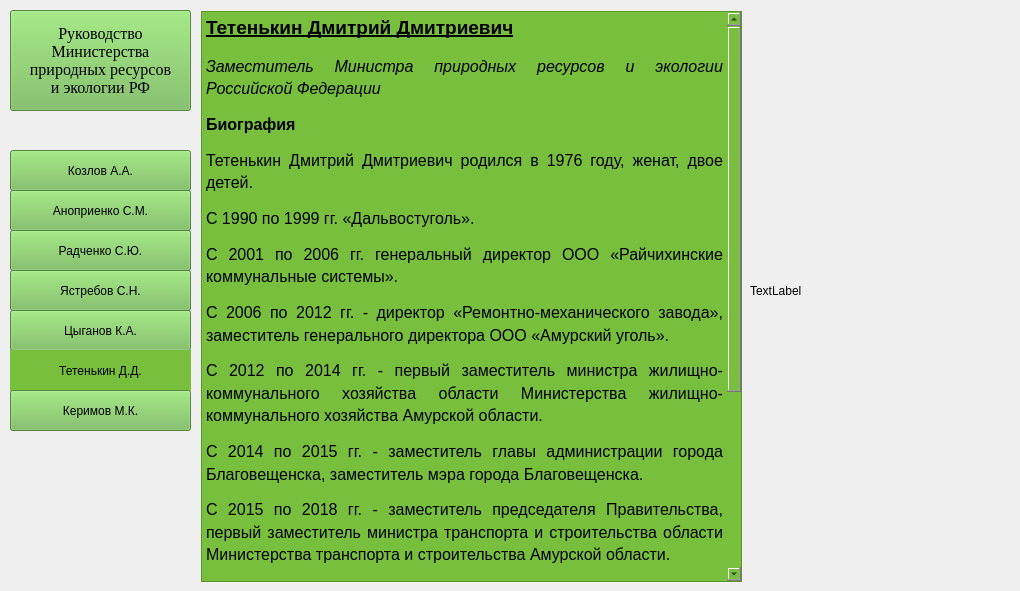
    <widget class="QWidget" name="page_tetenkin">
     <widget class="QTextEdit" name="textEdit_info_tetenkin">
      <property name="geometry">
       <rect>
        <x>201</x>
        <y>11</y>
        <width>541</width>
        <height>571</height>
       </rect>
      </property>
      <property name="styleSheet">
       <string notr="true">background-color: rgb(120, 191, 62);
font: 8pt &quot;Times New Roman&quot;;</string>
      </property>
      <property name="readOnly">
       <bool>true</bool>
      </property>
      <property name="html">
       <string>&lt;!DOCTYPE HTML PUBLIC &quot;-//W3C//DTD HTML 4.0//EN&quot; &quot;http://www.w3.org/TR/REC-html40/strict.dtd&quot;&gt;
&lt;html&gt;&lt;head&gt;&lt;meta name=&quot;qrichtext&quot; content=&quot;1&quot; /&gt;&lt;style type=&quot;text/css&quot;&gt;
p, li { white-space: pre-wrap; }
&lt;/style&gt;&lt;/head&gt;&lt;body style=&quot; font-family:'Times New Roman'; font-size:8pt; font-weight:400; font-style:normal;&quot;&gt;
&lt;p align=&quot;justify&quot; style=&quot; margin-top:12px; margin-bottom:12px; margin-left:0px; margin-right:0px; -qt-block-indent:0; text-indent:0px; line-height:125%;&quot;&gt;&lt;span style=&quot; font-size:14pt; font-weight:600; text-decoration: underline;&quot;&gt;Тетенькин Дмитрий Дмитриевич&lt;/span&gt;&lt;/p&gt;
&lt;p align=&quot;justify&quot; style=&quot; margin-top:12px; margin-bottom:12px; margin-left:0px; margin-right:0px; -qt-block-indent:0; text-indent:0px; line-height:125%;&quot;&gt;&lt;span style=&quot; font-size:12pt; font-style:italic;&quot;&gt;Заместитель Министра природных ресурсов и экологии Российской Федерации &lt;/span&gt;&lt;/p&gt;
&lt;p align=&quot;justify&quot; style=&quot; margin-top:12px; margin-bottom:12px; margin-left:0px; margin-right:0px; -qt-block-indent:0; text-indent:0px; line-height:125%;&quot;&gt;&lt;span style=&quot; font-size:12pt; font-weight:600;&quot;&gt;Биография&lt;/span&gt;&lt;/p&gt;
&lt;p align=&quot;justify&quot; style=&quot; margin-top:12px; margin-bottom:12px; margin-left:0px; margin-right:0px; -qt-block-indent:0; text-indent:0px; line-height:125%;&quot;&gt;&lt;span style=&quot; font-size:12pt;&quot;&gt;Тетенькин Дмитрий Дмитриевич родился в 1976 году, женат, двое детей.&lt;/span&gt;&lt;/p&gt;
&lt;p align=&quot;justify&quot; style=&quot; margin-top:12px; margin-bottom:12px; margin-left:0px; margin-right:0px; -qt-block-indent:0; text-indent:0px; line-height:125%;&quot;&gt;&lt;span style=&quot; font-size:12pt;&quot;&gt;С 1990 по 1999 гг. «Дальвостуголь».&lt;/span&gt;&lt;/p&gt;
&lt;p align=&quot;justify&quot; style=&quot; margin-top:12px; margin-bottom:12px; margin-left:0px; margin-right:0px; -qt-block-indent:0; text-indent:0px; line-height:125%;&quot;&gt;&lt;span style=&quot; font-size:12pt;&quot;&gt;С 2001 по 2006 гг. генеральный директор ООО «Райчихинские коммунальные системы».&lt;/span&gt;&lt;/p&gt;
&lt;p align=&quot;justify&quot; style=&quot; margin-top:12px; margin-bottom:12px; margin-left:0px; margin-right:0px; -qt-block-indent:0; text-indent:0px; line-height:125%;&quot;&gt;&lt;span style=&quot; font-size:12pt;&quot;&gt;С 2006 по 2012 гг. - директор «Ремонтно-механического завода», заместитель генерального директора ООО «Амурский уголь».&lt;/span&gt;&lt;/p&gt;
&lt;p align=&quot;justify&quot; style=&quot; margin-top:12px; margin-bottom:12px; margin-left:0px; margin-right:0px; -qt-block-indent:0; text-indent:0px; line-height:125%;&quot;&gt;&lt;span style=&quot; font-size:12pt;&quot;&gt;С 2012 по 2014 гг. - первый заместитель министра жилищно-коммунального хозяйства области Министерства жилищно-коммунального хозяйства Амурской области.&lt;/span&gt;&lt;/p&gt;
&lt;p align=&quot;justify&quot; style=&quot; margin-top:12px; margin-bottom:12px; margin-left:0px; margin-right:0px; -qt-block-indent:0; text-indent:0px; line-height:125%;&quot;&gt;&lt;span style=&quot; font-size:12pt;&quot;&gt;С 2014 по 2015 гг. - заместитель главы администрации города Благовещенска, заместитель мэра города Благовещенска.&lt;/span&gt;&lt;/p&gt;
&lt;p align=&quot;justify&quot; style=&quot; margin-top:12px; margin-bottom:12px; margin-left:0px; margin-right:0px; -qt-block-indent:0; text-indent:0px; line-height:125%;&quot;&gt;&lt;span style=&quot; font-size:12pt;&quot;&gt;С 2015 по 2018 гг. - заместитель председателя Правительства, первый заместитель министра транспорта и строительства области Министерства транспорта и строительства Амурской области.&lt;/span&gt;&lt;/p&gt;
&lt;p align=&quot;justify&quot; style=&quot; margin-top:12px; margin-bottom:12px; margin-left:0px; margin-right:0px; -qt-block-indent:0; text-indent:0px; line-height:125%;&quot;&gt;&lt;span style=&quot; font-size:12pt;&quot;&gt;С 2018 по 2020 гг. - советник Министра Российской Федерации по развитию Дальнего Востока и Арктики.&lt;/span&gt;&lt;/p&gt;
&lt;p align=&quot;justify&quot; style=&quot; margin-top:12px; margin-bottom:12px; margin-left:0px; margin-right:0px; -qt-block-indent:0; text-indent:0px; line-height:125%;&quot;&gt;&lt;span style=&quot; font-size:12pt;&quot;&gt;В 2020 г. - генеральный директор АО «Корпорация развития Дальнего Востока и Арктики».&lt;/span&gt;&lt;/p&gt;
&lt;p align=&quot;justify&quot; style=&quot; margin-top:12px; margin-bottom:12px; margin-left:0px; margin-right:0px; -qt-block-indent:0; text-indent:0px; line-height:125%;&quot;&gt;&lt;span style=&quot; font-size:12pt;&quot;&gt;С 2021 г. - заместитель Министра природных ресурсов и экологии Российской Федерации.&lt;/span&gt;&lt;/p&gt;
&lt;p align=&quot;justify&quot; style=&quot; margin-top:12px; margin-bottom:12px; margin-left:0px; margin-right:0px; -qt-block-indent:0; text-indent:0px; line-height:125%;&quot;&gt;&lt;span style=&quot; font-size:12pt;&quot;&gt;Награжден Почетной грамотой Амурской области, Благодарностью Министерства строительства и жилищно-коммунального хозяйства Российской Федерации, в 2020 году Почетной грамотой Правительства Российской Федерации.&lt;/span&gt;&lt;/p&gt;&lt;/body&gt;&lt;/html&gt;</string>
      </property>
     </widget>
     <widget class="QLabel" name="label_photo_tetenkin">
      <property name="geometry">
       <rect>
        <x>750</x>
        <y>10</y>
        <width>261</width>
        <height>561</height>
       </rect>
      </property>
      <property name="minimumSize">
       <size>
        <width>200</width>
        <height>150</height>
       </size>
      </property>
      <property name="maximumSize">
       <size>
        <width>16777215</width>
        <height>16777215</height>
       </size>
      </property>
      <property name="text">
       <string>TextLabel</string>
      </property>
     </widget>
     <widget class="QPushButton" name="bnt_show_cozlov_6">
      <property name="geometry">
       <rect>
        <x>10</x>
        <y>150</y>
        <width>181</width>
        <height>41</height>
       </rect>
      </property>
      <property name="styleSheet">
       <string notr="true">font: 12pt &quot;Times New Roman&quot;;
background-color: rgb(114, 187, 83);</string>
      </property>
      <property name="text">
       <string>Козлов А.А.</string>
      </property>
      <attribute name="buttonGroup">
       <string notr="true">buttonGroup_cozlov</string>
      </attribute>
     </widget>
     <widget class="QPushButton" name="bnt_show_anoprienko_6">
      <property name="geometry">
       <rect>
        <x>10</x>
        <y>190</y>
        <width>181</width>
        <height>41</height>
       </rect>
      </property>
      <property name="styleSheet">
       <string notr="true">font: 12pt &quot;Times New Roman&quot;;
background-color: rgb(114, 187, 83);</string>
      </property>
      <property name="text">
       <string>Аноприенко С.М.</string>
      </property>
      <attribute name="buttonGroup">
       <string notr="true">buttonGroup_anoprienko</string>
      </attribute>
     </widget>
     <widget class="QPushButton" name="btn_return_main_page_6">
      <property name="geometry">
       <rect>
        <x>10</x>
        <y>10</y>
        <width>181</width>
        <height>101</height>
       </rect>
      </property>
      <property name="font">
       <font>
        <family>Times New Roman</family>
        <pointsize>12</pointsize>
        <weight>9</weight>
        <italic>false</italic>
        <bold>false</bold>
       </font>
      </property>
      <property name="styleSheet">
       <string notr="true">font: 75 12pt &quot;Times New Roman&quot;;
background-color: rgb(114, 187, 83);</string>
      </property>
      <property name="text">
       <string>Руководство
Министерства
природных ресурсов
и экологии РФ</string>
      </property>
      <attribute name="buttonGroup">
       <string notr="true">buttonGroup_back_all_people</string>
      </attribute>
     </widget>
     <widget class="QPushButton" name="bnt_show_radchenko_6">
      <property name="geometry">
       <rect>
        <x>10</x>
        <y>230</y>
        <width>181</width>
        <height>41</height>
       </rect>
      </property>
      <property name="styleSheet">
       <string notr="true">font: 12pt &quot;Times New Roman&quot;;
background-color: rgb(114, 187, 83);</string>
      </property>
      <property name="text">
       <string>Радченко С.Ю.</string>
      </property>
      <attribute name="buttonGroup">
       <string notr="true">buttonGroup_radchenko</string>
      </attribute>
     </widget>
     <widget class="QPushButton" name="btn_show_yastrebov_6">
      <property name="geometry">
       <rect>
        <x>10</x>
        <y>270</y>
        <width>181</width>
        <height>41</height>
       </rect>
      </property>
      <property name="styleSheet">
       <string notr="true">font: 12pt &quot;Times New Roman&quot;;
background-color: rgb(114, 187, 83);</string>
      </property>
      <property name="text">
       <string>Ястребов С.Н.</string>
      </property>
      <attribute name="buttonGroup">
       <string notr="true">buttonGroup_yastrebov</string>
      </attribute>
     </widget>
     <widget class="QPushButton" name="btn_show_tsiganov_6">
      <property name="geometry">
       <rect>
        <x>10</x>
        <y>310</y>
        <width>181</width>
        <height>41</height>
       </rect>
      </property>
      <property name="styleSheet">
       <string notr="true">font: 12pt &quot;Times New Roman&quot;;
background-color: rgb(114, 187, 83);</string>
      </property>
      <property name="text">
       <string>Цыганов К.А.</string>
      </property>
      <attribute name="buttonGroup">
       <string notr="true">buttonGroup_tsiganov</string>
      </attribute>
     </widget>
     <widget class="QLabel" name="label_title_tetenkin">
      <property name="geometry">
       <rect>
        <x>10</x>
        <y>350</y>
        <width>181</width>
        <height>41</height>
       </rect>
      </property>
      <property name="styleSheet">
       <string notr="true">font: 12pt &quot;Times New Roman&quot;;
background-color: rgb(120, 191, 62);</string>
      </property>
      <property name="text">
       <string>Тетенькин Д.Д.</string>
      </property>
      <property name="alignment">
       <set>Qt::AlignCenter</set>
      </property>
     </widget>
     <widget class="QPushButton" name="btn_show_kerimov_6">
      <property name="geometry">
       <rect>
        <x>10</x>
        <y>390</y>
        <width>181</width>
        <height>41</height>
       </rect>
      </property>
      <property name="styleSheet">
       <string notr="true">font: 12pt &quot;Times New Roman&quot;;
background-color: rgb(114, 187, 83);</string>
      </property>
      <property name="text">
       <string>Керимов М.К.</string>
      </property>
      <attribute name="buttonGroup">
       <string notr="true">buttonGroup_kerimov</string>
      </attribute>
     </widget>
    </widget>
